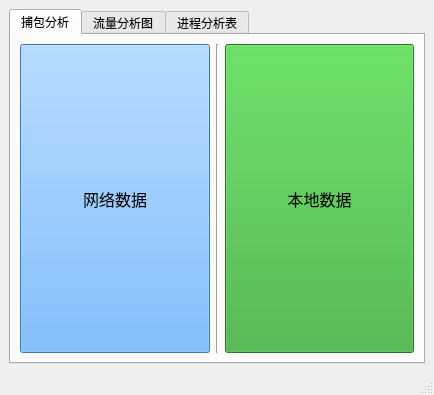
<?xml version="1.0" encoding="UTF-8"?>
<ui version="4.0">
 <class>MainWindow</class>
 <widget class="QMainWindow" name="MainWindow">
  <property name="geometry">
   <rect>
    <x>0</x>
    <y>0</y>
    <width>434</width>
    <height>395</height>
   </rect>
  </property>
  <property name="windowTitle">
   <string>MainWindow</string>
  </property>
  <widget class="QWidget" name="centralwidget">
   <layout class="QHBoxLayout" name="horizontalLayout">
    <item>
     <widget class="QTabWidget" name="tabWidget">
      <property name="tabPosition">
       <enum>QTabWidget::North</enum>
      </property>
      <property name="tabShape">
       <enum>QTabWidget::Rounded</enum>
      </property>
      <property name="currentIndex">
       <number>0</number>
      </property>
      <property name="usesScrollButtons">
       <bool>true</bool>
      </property>
      <property name="documentMode">
       <bool>false</bool>
      </property>
      <property name="tabsClosable">
       <bool>false</bool>
      </property>
      <property name="movable">
       <bool>false</bool>
      </property>
      <property name="tabBarAutoHide">
       <bool>false</bool>
      </property>
      <widget class="QWidget" name="tab">
       <attribute name="title">
        <string>捕包分析</string>
       </attribute>
       <layout class="QHBoxLayout" name="horizontalLayout_6">
        <item>
         <layout class="QHBoxLayout" name="horizontalLayout_5">
          <item>
           <widget class="QPushButton" name="pushButton_2">
            <property name="sizePolicy">
             <sizepolicy hsizetype="Minimum" vsizetype="Expanding">
              <horstretch>0</horstretch>
              <verstretch>0</verstretch>
             </sizepolicy>
            </property>
            <property name="font">
             <font>
              <family>Adobe Devanagari</family>
              <pointsize>12</pointsize>
             </font>
            </property>
            <property name="autoFillBackground">
             <bool>false</bool>
            </property>
            <property name="styleSheet">
             <string notr="true">background-color: rgb(85, 170, 255);</string>
            </property>
            <property name="text">
             <string>网络数据</string>
            </property>
            <property name="checkable">
             <bool>false</bool>
            </property>
           </widget>
          </item>
          <item>
           <widget class="Line" name="line">
            <property name="orientation">
             <enum>Qt::Vertical</enum>
            </property>
           </widget>
          </item>
          <item>
           <widget class="QPushButton" name="pushButton_3">
            <property name="sizePolicy">
             <sizepolicy hsizetype="Minimum" vsizetype="Expanding">
              <horstretch>0</horstretch>
              <verstretch>0</verstretch>
             </sizepolicy>
            </property>
            <property name="font">
             <font>
              <family>Adobe Devanagari</family>
              <pointsize>12</pointsize>
             </font>
            </property>
            <property name="mouseTracking">
             <bool>false</bool>
            </property>
            <property name="focusPolicy">
             <enum>Qt::StrongFocus</enum>
            </property>
            <property name="styleSheet">
             <string notr="true">background-color: rgb(53, 170, 51);</string>
            </property>
            <property name="text">
             <string>本地数据</string>
            </property>
           </widget>
          </item>
         </layout>
        </item>
       </layout>
      </widget>
      <widget class="QWidget" name="tab_2">
       <attribute name="title">
        <string>流量分析图</string>
       </attribute>
       <layout class="QHBoxLayout" name="horizontalLayout_2">
        <item>
         <widget class="QChartView" name="graphicsView"/>
        </item>
       </layout>
      </widget>
      <widget class="QWidget" name="tab_3">
       <attribute name="title">
        <string>进程分析表</string>
       </attribute>
       <layout class="QHBoxLayout" name="horizontalLayout_4">
        <item>
         <layout class="QHBoxLayout" name="horizontalLayout_3">
          <item>
           <widget class="QTableWidget" name="tableWidget">
            <column>
             <property name="text">
              <string>应用</string>
             </property>
            </column>
            <column>
             <property name="text">
              <string>类型</string>
             </property>
            </column>
            <column>
             <property name="text">
              <string>pid</string>
             </property>
            </column>
           </widget>
          </item>
          <item>
           <widget class="QPushButton" name="pushButton">
            <property name="text">
             <string>处理</string>
            </property>
           </widget>
          </item>
         </layout>
        </item>
       </layout>
      </widget>
     </widget>
    </item>
   </layout>
  </widget>
  <widget class="QMenuBar" name="menubar">
   <property name="geometry">
    <rect>
     <x>0</x>
     <y>0</y>
     <width>434</width>
     <height>22</height>
    </rect>
   </property>
  </widget>
  <widget class="QStatusBar" name="statusbar"/>
 </widget>
 <customwidgets>
  <customwidget>
   <class>QChartView</class>
   <extends>QGraphicsView</extends>
   <header>qchartview.h</header>
  </customwidget>
 </customwidgets>
 <resources/>
 <connections/>
</ui>
